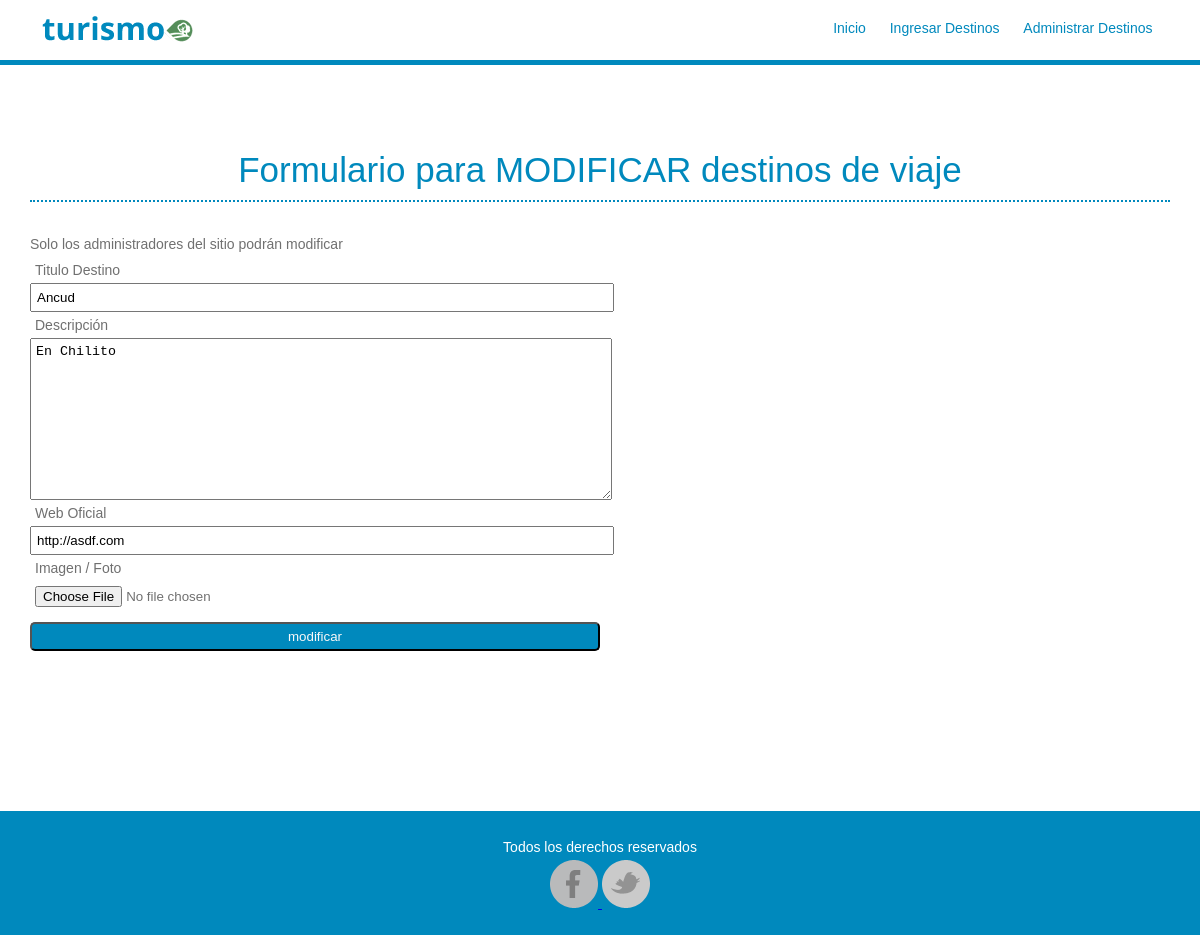
The page /admin/modificar_destinos.php?id=4 on the database its author committed.
### tables this page shows
CREATE TABLE IF NOT EXISTS `destinos` (
  `id_destino` int(11) NOT NULL,
  `imagen` char(100) NOT NULL,
  `titulo` char(150) NOT NULL,
  `descripcion` varchar(350) NOT NULL,
  `sitioweb` char(150) NOT NULL
);

### admin/modificar_destinos.php (the view, shortened to what this page needs)
<?php include("cabecera.php") ?>
<?php
$id=$_GET["id"];
include("conexion.php");
$sql="SELECT * FROM destinos WHERE id_destino='$id'";
$respuesta=$conexion->query($sql);
$fila = $respuesta->fetch_assoc();
?>
<section id="administrador">
<h1>Formulario para MODIFICAR  destinos de viaje </h1>
<p>Solo los administradores del sitio podrán modificar </p>
<form action="#" method="post" enctype="multipart/form-data">
<label>Titulo Destino</label>
<input type="text" name="titulo" value= "<?php echo $fila["titulo"] ?>">
<label>Descripción </label>
<textarea name="descripcion"><?php echo $fila["descripcion"] ?></textarea>
<label>Web Oficial</label>
<input type="url" name="sitioweb" value="<?php echo $fila["sitioweb"] ?>">
<label>Imagen / Foto</label>
  <input type="file" name="imagen" value="<?php echo $fila["imagen"]?>">
<input  name="modificar" type="submit" value="modificar"  class="boton">
</form>
</section>
<?php include("pie.php")?>
</body>
</html>

### css/estilos.css (style rules this page uses)
* { padding:0px ; margin:0px; }
main, header, section, article, footer { display:block ; }
body { font-family:Arial, serif, sans-serif; font-size:14px; background-color: #f8f8f8; color:#707070 }
p { line-height: 1.8em; }
h1 { margin: 0 0px 30px 0; padding: 0 0 10px 0; border-bottom: 2px dotted #0089bd ; font-weight: 400; color:#0089bd; text-align:center; font-size:2.5em }
.boton { background-color:#0089bd; text-decoration:none; color: #f8f8f8; padding: 1%; display:block; text-align:center; margin:auto; width: 50%; border-radius: 5px; }

### css/estilos_admin.css (style rules this page uses)
#administrador { background-color: #ffff; padding: 150px 30px; }
#administrador input, textarea,label { display:block; padding:5px; width:50%; }
#administrador textarea { height:150px }
#administrador .boton { margin:10px 0 }

### rows shown on the page
destinos: titulo "Ancud", descripcion "En Chilito", sitioweb "http://asdf.com"
